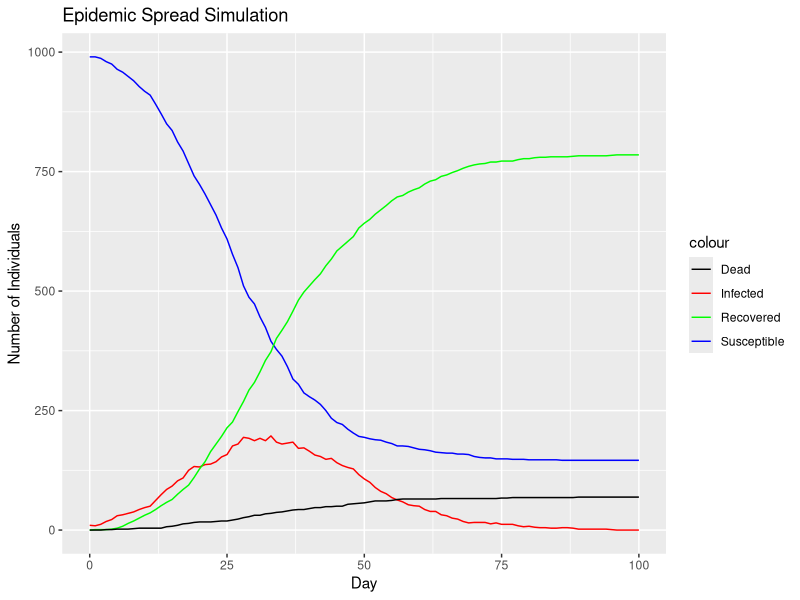
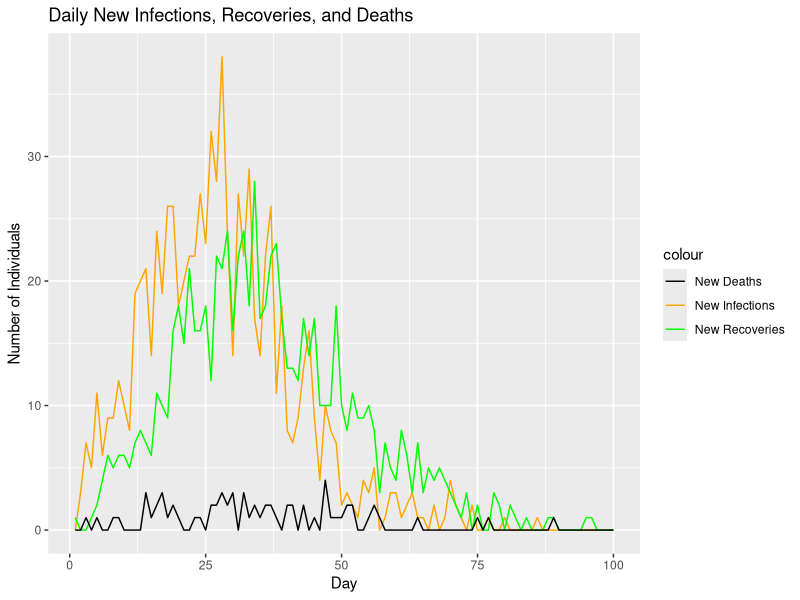
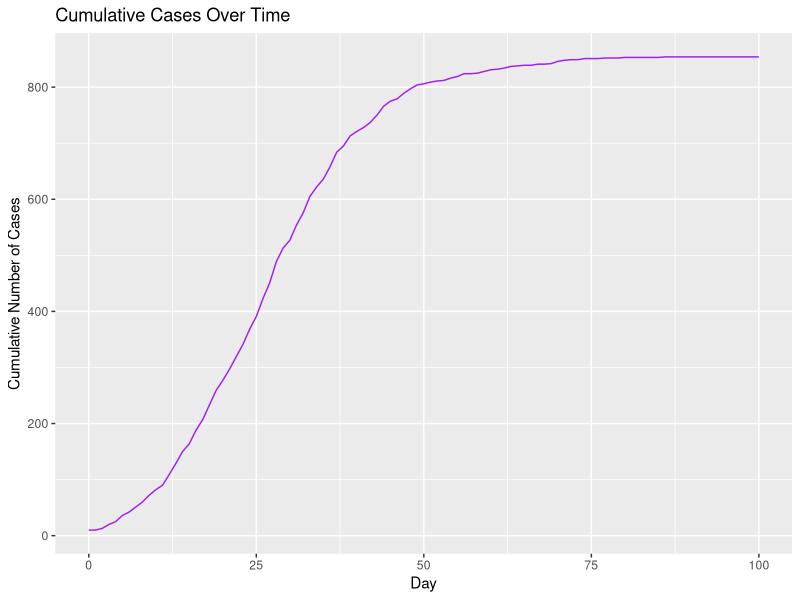

The R script that drew these images, in order:
## ---- chunk 1
knitr::opts_chunk$set(echo = TRUE)
## ---- chunk 2
library(ggplot2)

# Postavljanje parametara simulacije 
population_size <- 1000
initial_infected <- 10
infection_prob <- 0.05
recovery_rate <- 0.1  
death_rate <- 0.01
num_days <- 100

# Generiranje podataka o dobi i stopi kontakata
age_groups <- sample(
  c("0-19", "20-39", "40-59", "60+"),
  population_size,
  replace = TRUE,
  prob = c(0.2, 0.3, 0.3, 0.2)
  )

contact_rate <- ifelse(age_groups == "0-19",6,
                       ifelse(age_groups == "20-39", 8,
                              ifelse(age_groups == "40-59", 5, 3)))

susceptibility <- ifelse(age_groups == "60+", 1.5, 1)
## ---- chunk 3
# Inicijalizacija statusa pojedinaca i podataka  
status <- rep("susceptible", population_size)
status[sample(population_size, initial_infected)] <- "infected"

data <- data.frame(
  day = 0,
  susceptible = population_size - initial_infected,
  infected = initial_infected,
  recovered = 0,
  dead = 0)
## ---- chunk 4
set.seed(123)

for (day in 1:num_days) {
  
  # Inicijalizacija brojača za novi dan
  new_infected <- 0
  new_recovered <- 0
  new_dead <- 0
  
  for (i in 1:population_size) {
    if (status[i] == "infected") {
      
      # Simulacija ishoda za zaraženog pojedinca
      if (runif(1) < death_rate) {
        status[i] <- "dead"
        new_dead <- new_dead + 1
      } else if (runif(1) < recovery_rate) {
        status[i] <- "recovered"
        new_recovered <- new_recovered + 1
      } else {
        
        # Zaraza podložnih kontakata
        contacts <- sample(population_size, contact_rate[i], replace = TRUE)
        for (contact in contacts) {
          if (status[contact] == "susceptible" &&
              runif(1) < infection_prob * susceptibility[contact]) {
            status[contact] <- "infected"
            new_infected <- new_infected + 1
          }
        }
      }
    }
  }
  
  # Ažuriranje ukupnih brojeva nakon dana simulacije
  susceptible_count <- sum(status == "susceptible")
  infected_count <- sum(status == "infected")
  recovered_count <- sum(status == "recovered")
  dead_count <- sum(status == "dead")
  
  # Spremanje rezultata za taj dan
  data <- rbind(data, data.frame(
    day = day,
    susceptible = susceptible_count,
    infected = infected_count,
    recovered = recovered_count,
    dead = dead_count))
}
## ---- chunk 5
ggplot(data, aes(x = day)) +
  geom_line(aes(y = susceptible, colour = "Susceptible")) +
  geom_line(aes(y = infected, colour = "Infected")) +
  geom_line(aes(y = recovered, colour = "Recovered")) +
  geom_line(aes(y = dead, colour = "Dead")) +
  labs(title = "Epidemic Spread Simulation", x = "Day", y = "Number of Individuals") +
  scale_colour_manual(values = c(
    "Susceptible" = "blue",
    "Infected" = "red",
    "Recovered" = "green",
    "Dead" = "black"))
## ---- chunk 6
data$new_infected <- c(NA, diff(data$infected) + diff(data$recovered) + diff(data$dead))
data$new_recovered <- c(NA, diff(data$recovered))
data$new_dead <- c(NA, diff(data$dead))

daily_data <- data.frame(day = 1:num_days, 
                         new_infected = data$new_infected[-1], 
                         new_recovered = data$new_recovered[-1], 
                         new_dead = data$new_dead[-1])

ggplot(daily_data, aes(x = day)) +
  geom_line(aes(y = new_infected, colour = "New Infections")) +
  geom_line(aes(y = new_recovered, colour = "New Recoveries")) +
  geom_line(aes(y = new_dead, colour = "New Deaths")) +
  labs(title = "Daily New Infections, Recoveries, and Deaths",
       x = "Day",
       y = "Number of Individuals") +
  scale_colour_manual(values = c(
    "New Infections" = "orange",
    "New Recoveries" = "green",
    "New Deaths" = "black"))
## ---- chunk 7
data$cumulative_cases <- data$infected + data$recovered + data$dead

ggplot(data, aes(x = day, y = cumulative_cases)) +
  geom_line(colour = "purple") +
  labs(title = "Cumulative Cases Over Time", x = "Day", y = "Cumulative Number of Cases")
